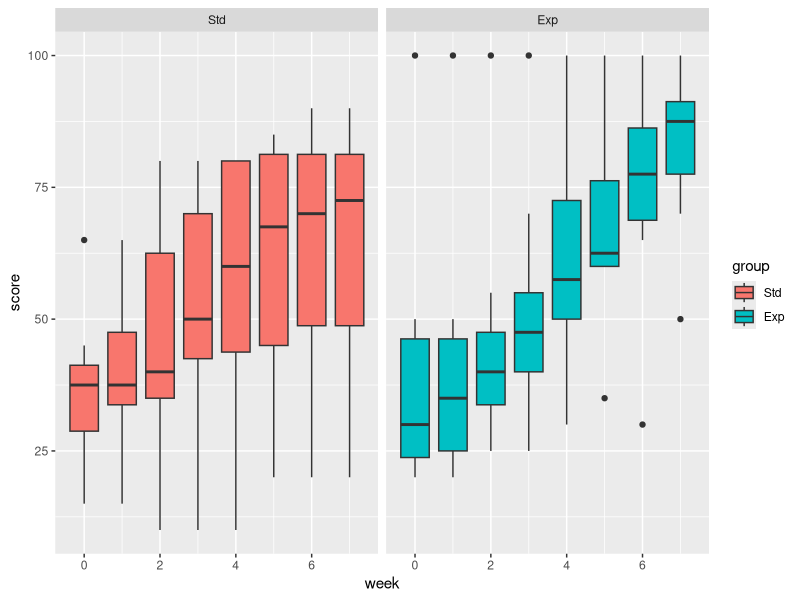
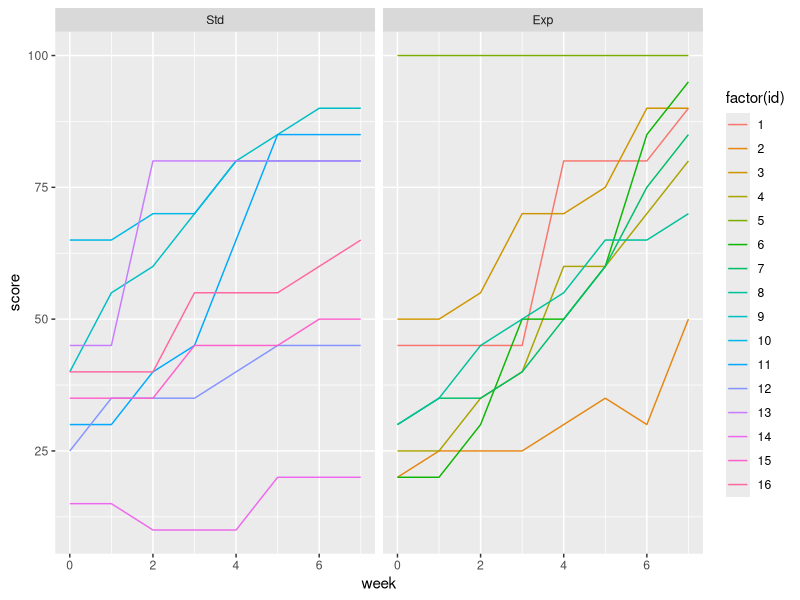
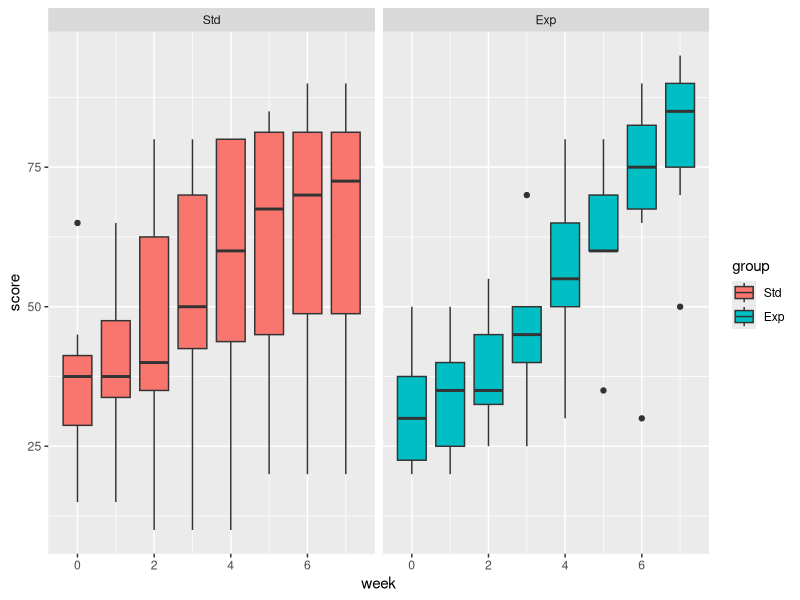
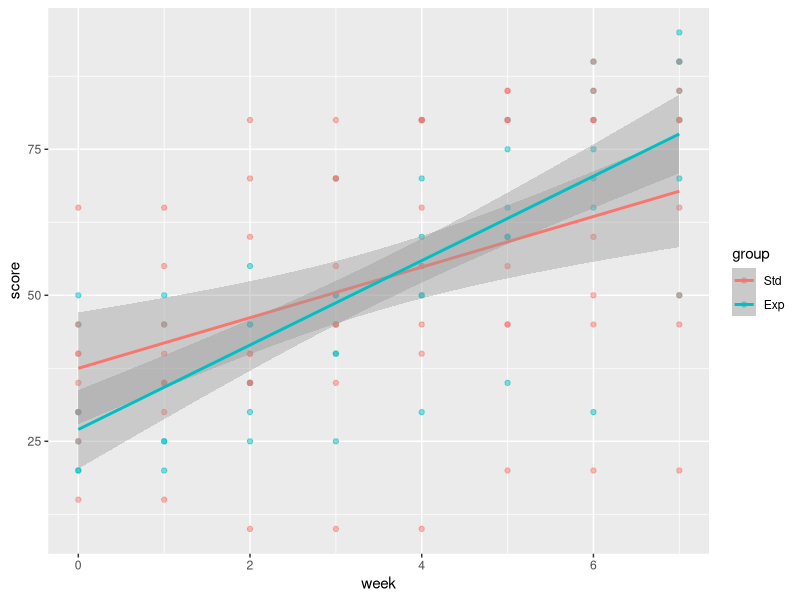
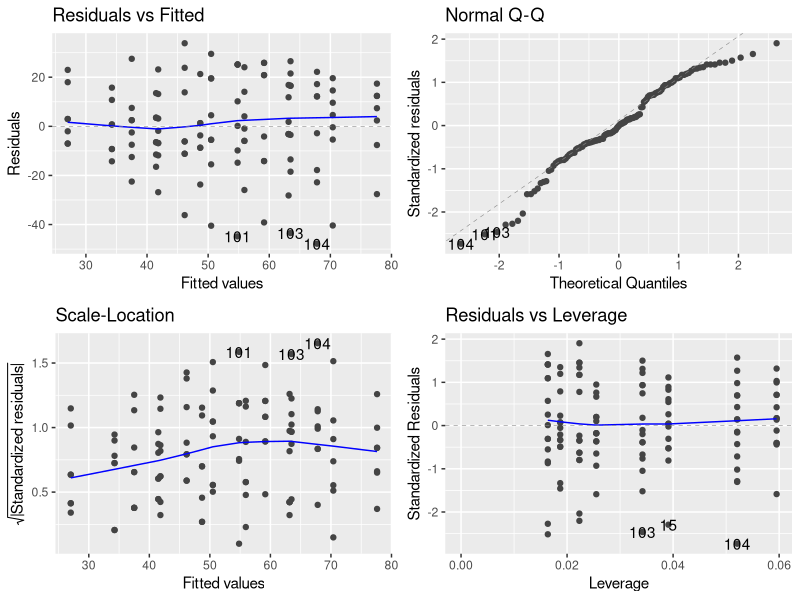

Write R code to recreate these figures, in order. (Note: this script raises an error after producing the figures.)
## ---- chunk 1
# Set working directory
knitr::opts_knit$set(root.dir = '~/Projects/biostatistics-presentation')
setwd('~/Projects/biostatistics-presentation')

options(htmltools.dir.version = FALSE)

require(tidyverse)
require(broom)
require(ggfortify)

data <- read_tsv("data/problem2_data.txt")

data <- data %>%
  mutate(group = factor(group, levels = c('Std', 'Exp')))

## ---- chunk 2
data %>% distinct(id) %>% nrow()
## ---- chunk 3
data %>%
  ggplot(aes(week, score, group = week, fill = group)) + 
  geom_boxplot() +
  facet_wrap(~group)
## ---- chunk 4
data %>%
  ggplot(aes(week, score, color = factor(id))) +
  geom_line() +
  facet_wrap(~group)
## ---- chunk 5
data_no_outlier <- data %>% filter(id !=5)

data_no_outlier %>%
  ggplot(aes(week, score, group = week, fill = group)) + 
  geom_boxplot() +
  facet_wrap(~group)
## ---- chunk 6
# We chose linear regression (as prescribed by the exam)
## ---- chunk 7
# "When to prefer regression:
#   - If you are interested in the line itself (e.g. the slope), use regression.

## ---- chunk 8

full <- lm(score ~ group + week + group * week, data_no_outlier)
summary(full)
## ---- chunk 9
data_no_outlier %>%
  ggplot(aes(week, score, color = group)) +
  geom_point(alpha = 0.5) +
  stat_smooth(method = "lm", formula = y ~ x)

autoplot(full)
## ---- chunk 10
regression <-lm(data = data_no_outlier, score ~ group + week + group * week)

summary(regression)

data_no_outlier %>%
  filter(group == "Std") %>%
  lm(score ~ week, data = .)

# Intercept: The mean score at week 0 is 32.76, but how does it relate to the different groups? 

# On average, the score increases 5.68 +- 0.72 (?) for each week. 

## ---- chunk 11
# Model assumptions
# "The exact formulation of the linear regression model is:
#   - Linear relationship between x and y
#   - Independent measurements
#   - Normally distributed residuals
#   - Equal SD sigma for the residuals. 
    
# Checking model assumptions
#   - Checking normality
#     - The model assumes the residuals to be normal (not x or y)
#     - After computing these, normality can be checked
#         - Graphically, e.g. histogram, Q-Q plot
#         - Numerically, e.g. the Shapiro-Wilk test.

augment(group_week) %>%
  ggplot(aes(.resid, fill = group)) + 
  geom_histogram(binwidth = 5, position = "identity", alpha = 0.7)

autoplot(group_week)[2]

augment(group_week) %>% pull(.resid) %>% shapiro.test()

#   - The independence assumption
#     - Independence is a question of study design.
#     - The dependent values (y) should be samples individually, not in groups. 
#     - Equivalently: Each row in the database should be independent of other rows (OK to measure x and y on the same person).
#     - Example of non-independence:
#       - Longitudinal studies (several values from the same individual)
#       - Cluster sampling.
#       - Paired data
#   - Dependent data
#     - If the study design violates independence, this _must_ be handled statistically. 
#     - Some possibilities (Chapters 41 - 42):
#       - Combine the dependent values into a single one, e.g. an average or difference. (Like the paired t-test ?)

t_test <- data_no_outlier %>% 
  group_by(id) %>%
  mutate(score_7 = score[which(week==7)], score_0 = score[which(week==0)]) %>%
  select(id, group, score_0, score_7) %>% distinct() %>%
  pivot_longer(c(score_0, score_7), names_to = "week", values_to = "score")

# Not right?
t.test(score ~ week, data = t_test, paired = TRUE)

#       - Use robust standard errors. 
#       - Model the dependence, using a random effects model. 

# Categorical x variables
#   - One often has categorical variables in the data set.
#   - Can we add suck variables to the model? Yes, using dummy variables.
#   - For a dichotomous variable, such as gender, there is only one dummy variable:
#     - B tells how much larger y is for (1) than for (0)

# Smoking example, numerical data in two groups
#   - Could use t-test
#   - Try linear regression with a single variable (smoking) instead!
#   - (This is actually the same thing, as we shall see).

data_no_outlier %>%
  ggplot(aes(group, score)) +
  geom_boxplot()

lm(score ~ group, data_no_outlier)

# Would we like to compare groups for each week? Not really, the important part I guess is the end result (or difference between start and end).

data_no_outlier %>%
  ggplot(aes(week, score, color = group)) +
  geom_jitter(width = 0.2, height = 0, alpha = 0.5)

lm(score ~ group + week, data_no_outlier)

# Interaction
#   - Implicit assumption: The effect of smoking is the same for all ages.
#   - Corresponds to parallel lines.
#   - Couldn't we imagine non-parallel lines, e.g. impaired development for smokers?
#   - Sure! If we wish to study that, we must modify the model, adding an interaction term:
#   - Corresponds to an extras slope for smokers...

glm(score ~ week + group + week * group, data_no_outlier, family = "gaussian") 

lm(score ~ week + group + week * group, data_no_outlier)

#   - When including an interaction, the main effects should also be in the model.

autoplot(full)

data_no_outlier %>%
  ggplot(aes(week, score, color = group)) +
  geom_point() + 
  geom_smooth(method = lm, se = FALSE, formula = y ~ x)
## ---- chunk 12

data %>%
  ggplot(aes(week, score, group = week, fill = group)) + 
  geom_boxplot() +
  facet_wrap(~ group)

## ---- chunk 13

data %>%
  ggplot(aes(week, score, group = id, color = factor(id))) +
  geom_line() + 
  facet_wrap(~group)

## ---- chunk 14
diff <- data_no_outlier %>%
  group_by(id) %>%
  mutate(diff = score[which(week==7)] - score[which(week==0)]) %>%
  select(id, group, diff)

diff
